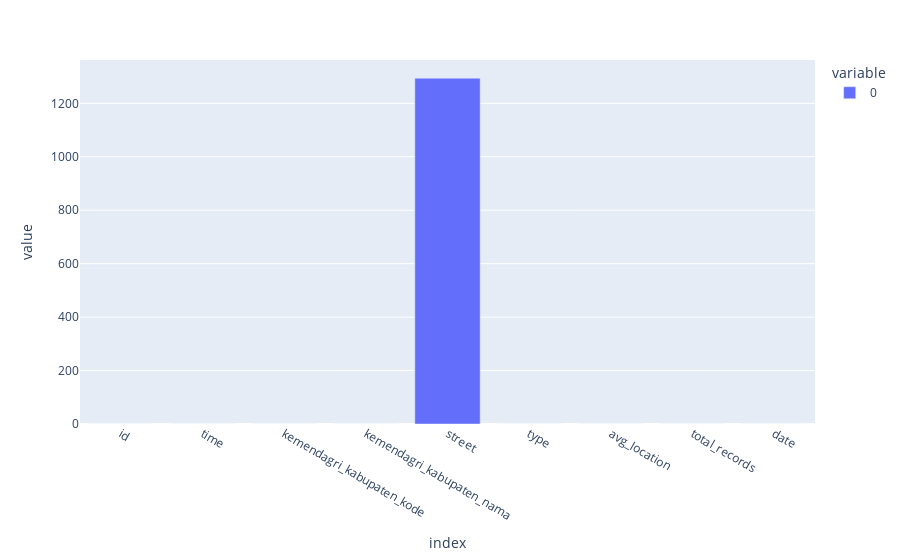

Notebook source saved alongside this figure:
### Code cell
# analisis null value
df_alerts.isna().sum().plot(kind='bar')

### Figure 1 — Plotly figure (JSON) as saved in the notebook; plotly's stock layout.template omitted (floating-point values rounded to 4 significant figures)
{"data": [{"alignmentgroup": "True", "hovertemplate": "variable=0<br>index=%{x}<br>value=%{y}<extra></extra>", "legendgroup": "0", "marker": {"color": "#636efa", "pattern": {"shape": ""}}, "name": "0", "offsetgroup": "0", "orientation": "v", "showlegend": true, "textposition": "auto", "type": "bar", "x": ["id", "time", "kemendagri_kabupaten_kode", "kemendagri_kabupaten_nama", "street", "type", "avg_location", "total_records", "date"], "xaxis": "x", "y": [0, 0, 0, 0, 1294, 0, 0, 0, 0], "yaxis": "y"}], "layout": {"barmode": "relative", "legend": {"title": {"text": "variable"}, "tracegroupgap": 0}, "margin": {"t": 60}, "xaxis": {"anchor": "y", "domain": [0, 1], "title": {"text": "index"}}, "yaxis": {"anchor": "x", "domain": [0, 1], "title": {"text": "value"}}}}
